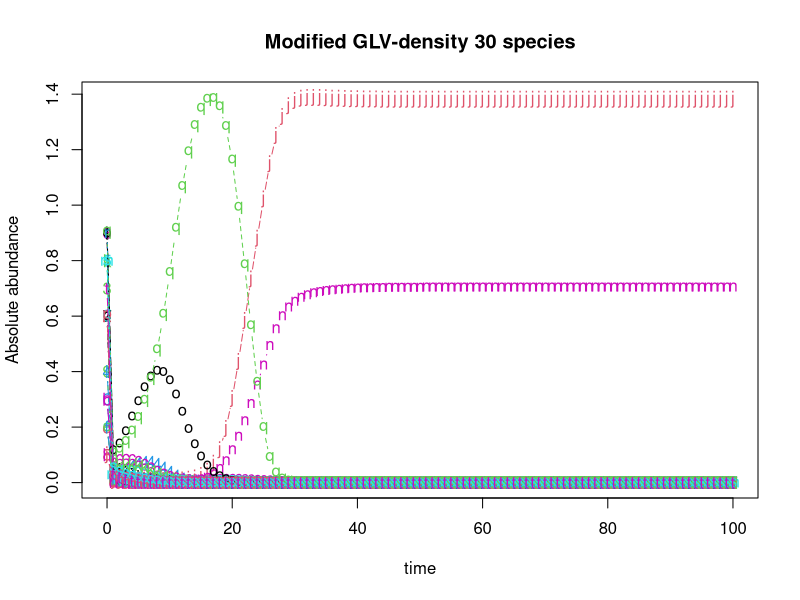
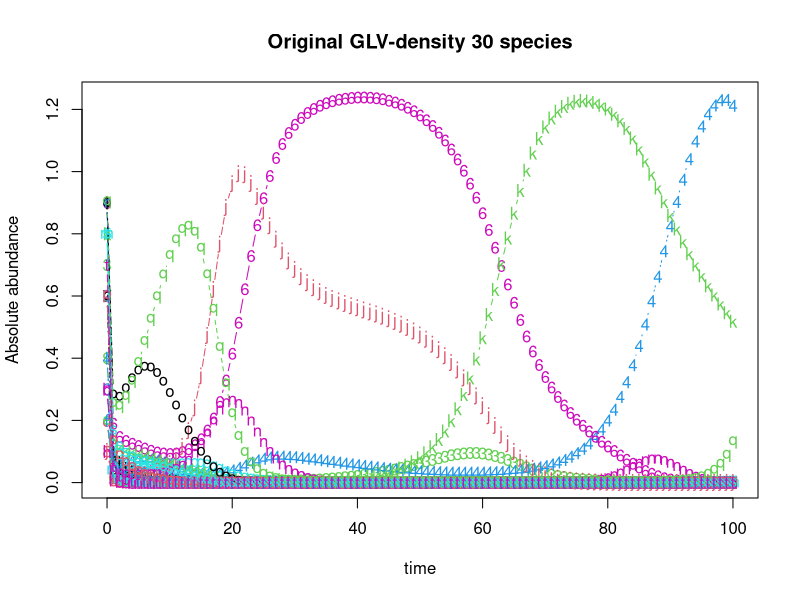

These charts were generated, in order, by the following R code:
library(deSolve)

#Define GLV with varying coefficient
glv <- function(t, x, params){
  with(as.list(params, c(x)),{
    dx <- alpha*x + x*as.vector(c0%*%x)+x*t(t(x)%*%(do.call(cbind, lapply(l, FUN=function(ma) ma%*%x))))
    list(dx)
  })
}
#glv1 as original GLV
#c0 is beta
glv1 <- function(t, x, params){
  with(as.list(params, c(x)),{
    dx <- alpha*x + x*as.vector(c0%*%x)
    list(dx)
  })
}


#Define integration method
n.integrate <- function(time, init.x, model, params){
  as.data.frame(lsoda(init.x, time, model, params))
}


#Define community size
N <- 30

#Define species intrinsic growth rate
alpha <- runif(N)

#Define the constant in species-species interation coefficient
c0 <- matrix(runif(N*N, min = -1, max = 0),nrow = N)
#Set species self interation to -0.5
for (i in 1:N) {
  for (j in 1:N) {
    if (i == j) {
      c0[i,j] <-  -0.5
    }
  }
}

#Define coefficient of linear term in species-species interation coefficient
ck <- runif(N*N, min = -1, max = 0.2)
ck <- matrix(ck, nrow = N)
l <- list()
for (i in 1:N) {
  #For i-th matrix, i-th row is 0
  temp <- ck
  temp[i,] <- 0
  
  #In i-th matrix, elements are 0 if k (column) == either j (row) or i (matrix order)
  for (j in 1:N) {
    for (k in 1:N) {
      if (k==j | k == i) {
        temp[j,k] <- 0
      }
    }
  }
  
  #Control the prevalence of thrid party effects
  #for (element in 1:length(temp)) {
  #  dice <- runif(1)
  #  if (dice > -1) { #what percent of to assign 0
  #    temp[element] <- 0
  #  }
  #}
  l[[i]] <- temp
}


#Define initial abundance between 0.1 and 1, to 1 decimal place
init.x <- floor(runif(N, min = 1, max = 10))/10

#Solve the ode
dat <- n.integrate(0:100, init.x, glv, list(alpha=alpha, c0=c0, l=l))
dat1 <- n.integrate(0:100, init.x, glv1, list(alpha=alpha, c0=c0))
#Plot

matplot(x=dat$time, y=dat[,-1], typ='b', xlab='time', ylab='Absolute abundance', main=paste('Modified GLV-density', N,'species'))
matplot(x=dat1$time, y=dat1[,-1], typ='b', xlab='time', ylab='Absolute abundance', main=paste('Original GLV-density', N,'species'))



###############################################################################
#Generate 2^N communities where species in each community (max possible N) are present or absent
###############################################################################

#Generate boolean mask of 2^N x N matrix
#repeatBinaryNTimes <- rep(list(c(0,1)),N)
#mask <- expand.grid(repeatBinaryNTimes)
#When N is 50, the mask is too large

#Generate random boolean mask of 100 x N
##############
#Implementation without checking duplicate observations
##############
#mask <- as.data.frame(matrix(sample(c(0,1),N*300, replace = TRUE), ncol = N))

##############
#Implementation checking duplicate observations (slow!)
##############
##First row of mask:
#mask <- as.data.frame(matrix(sample(c(0,1),50, replace = TRUE), ncol = 50))
#for (row in 2:100) {
#  tempNextRow <-  sample(c(0,1),50, replace = TRUE)
#  #Assume this has not appeared before
#  appeared <- FALSE
#  #Run through 1:row-1 to check if appeared. If yes, generate a new one and do again
#  while (TRUE) {
#    for (subrow in 1:(row-1)) {
#      if (all(mask[subrow,] == tempNextRow)) {
#        appeared <- TRUE
#        break
#      }
#    }
#    if (appeared == FALSE) {
#      #Break out of while loop
#      break
#    }
#    tempNextRow <-  sample(c(0,1),50, replace = TRUE)
#  }
#  mask[row,] <- tempNextRow
#}


#Loop through 2^N(or 300) to apply each row in mask to initial abundance, solve ode, and retrieve final abundance
#SSMatrix <- as.data.frame(matrix(nrow = 300, ncol = N))
#colnm <- c(1:N)
#colnames(SSMatrix) <- colnm
#for (i in 1:300) {
#  init <- init.x*mask[i,]
#  init <- as.numeric(init)
#  dat <- n.integrate(0:100, init, glv, list(alpha=alpha, c0=c0, l=l))
#  SSMatrix[i,] <- dat[nrow(dat),2:(N+1)]
#}
